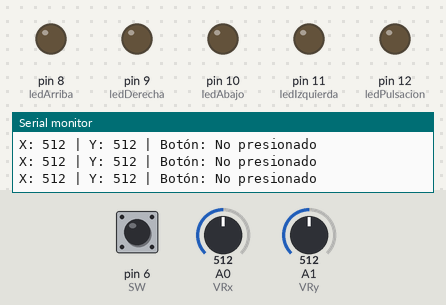
This sketch was run on a simulated Arduino Uno, built with avr-gcc and run on an emulated ATmega328P. On the bench: output pins drawn as LEDs (lit = HIGH), the last lines printed to the serial monitor. Inputs (shaded band) come from the test bench; at power-on: A0 (VRx) = 512, A1 (VRy) = 512, pin 6 (SW) HIGH.

Above: at 1.2 s.
1.3 s: A0 (VRx) set to 691
4.3 s: A0 (VRx) set to 717
At 5.1 s:
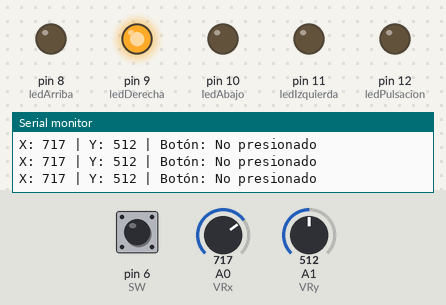
5.8 s: A1 (VRy) set to 682
8.8 s: A1 (VRy) set to 715
At 9.5 s:
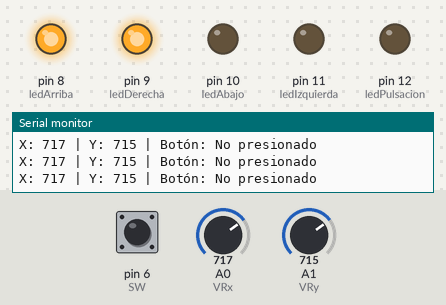
10.3 s: pin 6 (SW) pulled LOW for 0.15 s
At 10.39 s:
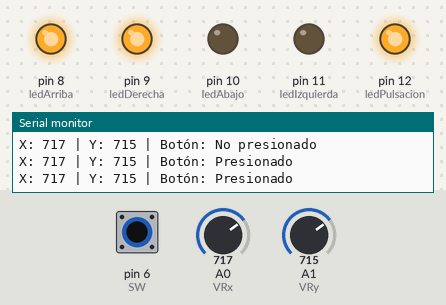
11.9 s: A0 (VRx) set to 690
At 13.1 s:
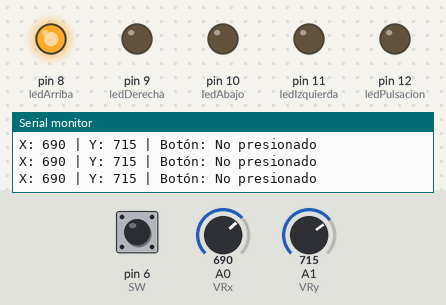
Timing chart, 0 to 14.4 s (numbered marks = the images above; inputs shaded):
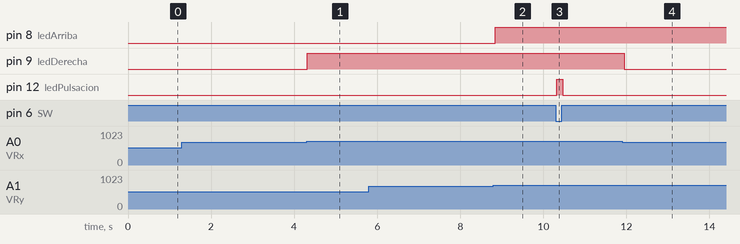

The sketch:

Joystick.ino
```cpp
// Pines de LEDs
const int ledArriba = 8;
const int ledAbajo = 10;
const int ledIzquierda = 11;
const int ledDerecha = 9;
const int ledPulsacion = 12;

const int VRx = A0; // Eje X
const int VRy = A1; // Eje Y
const int SW = 6;   // Botón del joystick

void setup() {
  pinMode(ledArriba, OUTPUT);
  pinMode(ledAbajo, OUTPUT);
  pinMode(ledIzquierda, OUTPUT);
  pinMode(ledDerecha, OUTPUT);
  pinMode(ledPulsacion, OUTPUT);

  // Configurar pin del botón como entrada con pull-up interno
  pinMode(SW, INPUT_PULLUP);

  // Iniciar comunicación serial para depuración
  Serial.begin(9600);
}

void loop() {
  // Leer valores analógicos del joystick
  int xValue = analogRead(VRx);
  int yValue = analogRead(VRy);
  int buttonState = digitalRead(SW); // Leer estado del botón

  // Apagar todos los LEDs
  digitalWrite(ledArriba, LOW);
  digitalWrite(ledAbajo, LOW);
  digitalWrite(ledIzquierda, LOW);
  digitalWrite(ledDerecha, LOW);
  digitalWrite(ledPulsacion, LOW);

  // Encender el LED correspondiente según la dirección
  if (yValue > 700) { // Arriba
    digitalWrite(ledArriba, HIGH);
  } else if (yValue < 300) { // Abajo
    digitalWrite(ledAbajo, HIGH);
  }

  if (xValue > 700) { // Derecha
    digitalWrite(ledDerecha, HIGH);
  } else if (xValue < 300) { // Izquierda
    digitalWrite(ledIzquierda, HIGH);
  }

  // Encender el LED de pulsación si el botón está presionado
  if (buttonState == LOW) { // Botón presionado
    digitalWrite(ledPulsacion, HIGH);
  }

  // Mostrar valores en el monitor serial
  Serial.print("X: ");
  Serial.print(xValue);
  Serial.print(" | Y: ");
  Serial.print(yValue);
  Serial.print(" | Botón: ");
  Serial.println(buttonState == LOW ? "Presionado" : "No presionado");

  delay(50); // Pequeño retardo para estabilidad
}
```

Measured:
- the behaviour switches between 700 and 701 on A0 (VRx) (found by bisection; images 0 and 1)
- the behaviour switches between 700 and 701 on A1 (VRy) (found by bisection; images 1 and 2)
- after the input at 4.3 s, pin 9 (ledDerecha): LOW → HIGH at once
- after the input at 8.8 s, pin 8 (ledArriba): LOW → HIGH after 0.05 s
- after the input at 10.3 s, pin 12 (ledPulsacion): LOW → HIGH at once, → LOW 0.15 s later
- after the input at 11.9 s, pin 9 (ledDerecha): HIGH → LOW after 0.05 s
